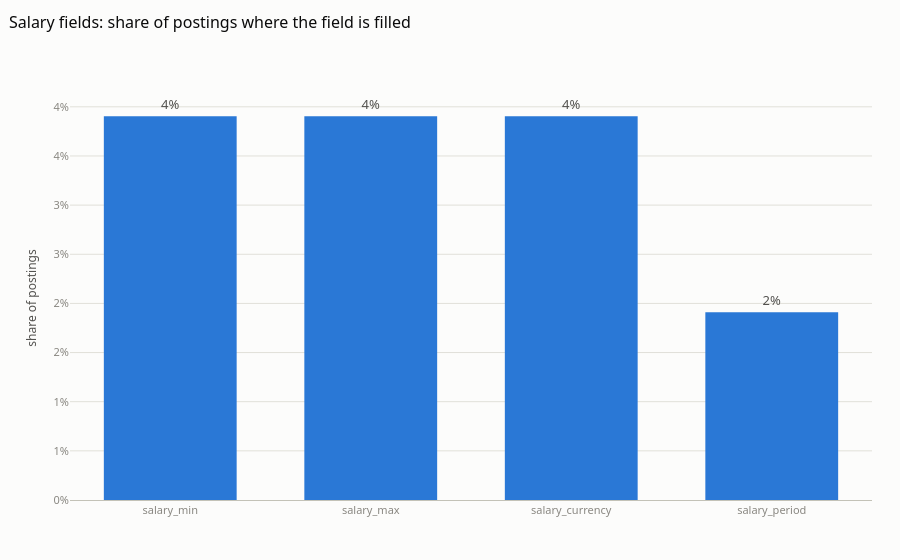

Notebook code for this chart:
### Code cell
rem = smp["remote"].astype(str).str.lower()
remote_share = rem.isin(["true", "1", "remote", "yes"]).mean() if smp["remote"].notna().any() else None
sal_cols = [c for c in smp.columns if "salary" in c.lower()]
print("remote share (sample):", None if remote_share is None else f"{remote_share:.1%}", "| salary-like columns:", sal_cols, {k: v for k, v in stats.items() if k.startswith("nonnull_")})
sal = pd.DataFrame([{"field": k.replace("nonnull_", ""), "share_available": v / stats["n_rows"]} for k, v in stats.items() if k.startswith("nonnull_")])
if len(sal):
    fig = px.bar(sal, x="field", y="share_available", text=sal["share_available"].map(lambda v: f"{v:.0%}"), title="Salary fields: share of postings where the field is filled")
    fig.update_traces(textposition="outside"); fig.update_layout(yaxis_tickformat=".0%", xaxis_title="", yaxis_title="share of postings")
    viz.save_fig(fig, "eda04_salary_missingness", "Salary availability in the live snapshot: most postings leave compensation fields empty.")
    fig.show()

### Figure 1 — Plotly figure (JSON) as saved in the notebook; plotly's stock layout.template omitted (floating-point values rounded to 4 significant figures)
{"data": [{"hovertemplate": "field=%{x}<br>share_available=%{y}<br>text=%{text}<extra></extra>", "legendgroup": "", "marker": {"color": "#2a78d6", "pattern": {"shape": ""}}, "name": "", "orientation": "v", "showlegend": false, "text": ["4%", "4%", "4%", "2%"], "textposition": "outside", "type": "bar", "x": ["salary_min", "salary_max", "salary_currency", "salary_period"], "xaxis": "x", "y": [0.03905, 0.03905, 0.03905, 0.0191], "yaxis": "y"}], "layout": {"autosize": true, "barmode": "relative", "legend": {"tracegroupgap": 0}, "title": {"text": "Salary fields: share of postings where the field is filled"}, "xaxis": {"anchor": "y", "domain": [0.0, 1.0], "title": {"text": ""}}, "yaxis": {"anchor": "x", "domain": [0.0, 1.0], "tickformat": ".0%", "title": {"text": "share of postings"}}}}
